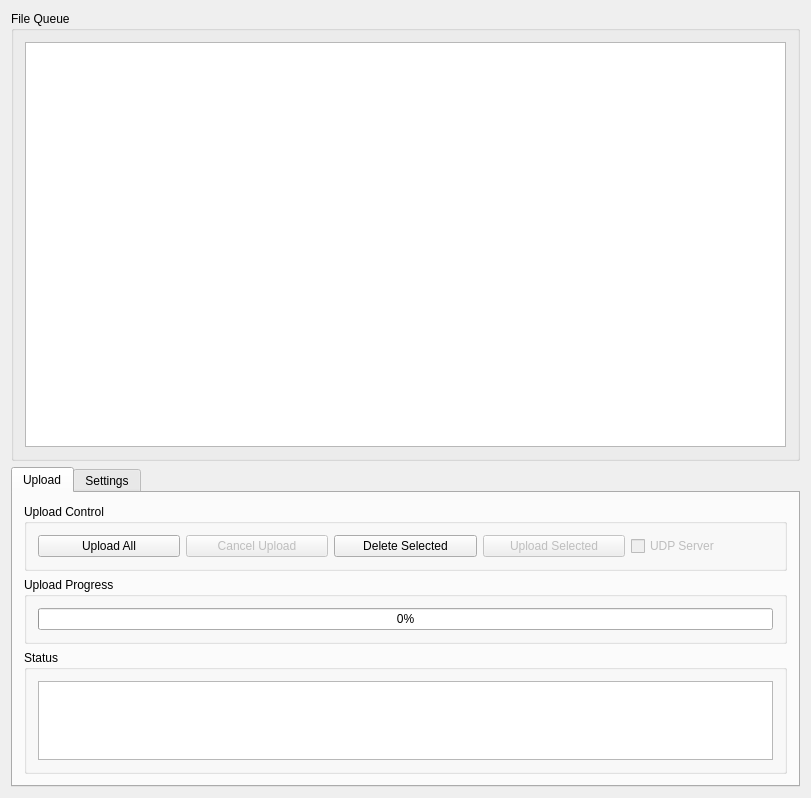
<?xml version="1.0" encoding="UTF-8"?>
<ui version="4.0">
 <class>MainWindow</class>
 <widget class="QMainWindow" name="MainWindow">
  <property name="geometry">
   <rect>
    <x>0</x>
    <y>0</y>
    <width>811</width>
    <height>798</height>
   </rect>
  </property>
  <property name="acceptDrops">
   <bool>true</bool>
  </property>
  <property name="windowTitle">
   <string>Fotomatis Uploader</string>
  </property>
  <widget class="QWidget" name="centralWidget">
   <layout class="QGridLayout" name="gridLayout">
    <item row="0" column="0">
     <widget class="QGroupBox" name="groupBox_2">
      <property name="minimumSize">
       <size>
        <width>450</width>
        <height>450</height>
       </size>
      </property>
      <property name="title">
       <string>File Queue</string>
      </property>
      <layout class="QVBoxLayout" name="verticalLayout">
       <item>
        <widget class="QTableView" name="tabQueue">
         <property name="frameShape">
          <enum>QFrame::StyledPanel</enum>
         </property>
         <property name="frameShadow">
          <enum>QFrame::Sunken</enum>
         </property>
         <property name="selectionMode">
          <enum>QAbstractItemView::SingleSelection</enum>
         </property>
         <property name="selectionBehavior">
          <enum>QAbstractItemView::SelectRows</enum>
         </property>
         <property name="gridStyle">
          <enum>Qt::SolidLine</enum>
         </property>
         <property name="sortingEnabled">
          <bool>false</bool>
         </property>
         <property name="cornerButtonEnabled">
          <bool>false</bool>
         </property>
         <attribute name="horizontalHeaderHighlightSections">
          <bool>false</bool>
         </attribute>
         <attribute name="horizontalHeaderStretchLastSection">
          <bool>true</bool>
         </attribute>
         <attribute name="verticalHeaderVisible">
          <bool>false</bool>
         </attribute>
         <attribute name="verticalHeaderHighlightSections">
          <bool>false</bool>
         </attribute>
        </widget>
       </item>
      </layout>
     </widget>
    </item>
    <item row="1" column="0">
     <widget class="QTabWidget" name="tabWidget">
      <property name="currentIndex">
       <number>0</number>
      </property>
      <widget class="QWidget" name="tab">
       <attribute name="title">
        <string>Upload</string>
       </attribute>
       <layout class="QVBoxLayout" name="verticalLayout_3">
        <item>
         <widget class="QGroupBox" name="groupBox">
          <property name="title">
           <string>Upload Control</string>
          </property>
          <layout class="QHBoxLayout" name="horizontalLayout_2">
           <item>
            <widget class="QPushButton" name="cmdUploadAll">
             <property name="text">
              <string>Upload All</string>
             </property>
            </widget>
           </item>
           <item>
            <widget class="QPushButton" name="pushButton_4">
             <property name="enabled">
              <bool>false</bool>
             </property>
             <property name="text">
              <string>Cancel Upload</string>
             </property>
            </widget>
           </item>
           <item>
            <widget class="QPushButton" name="cmdDeleteSelected">
             <property name="text">
              <string>Delete Selected</string>
             </property>
            </widget>
           </item>
           <item>
            <widget class="QPushButton" name="cmdUploadSelected">
             <property name="enabled">
              <bool>false</bool>
             </property>
             <property name="text">
              <string>Upload Selected</string>
             </property>
            </widget>
           </item>
           <item>
            <widget class="QCheckBox" name="chkUploadServer">
             <property name="enabled">
              <bool>false</bool>
             </property>
             <property name="text">
              <string>UDP Server</string>
             </property>
            </widget>
           </item>
          </layout>
         </widget>
        </item>
        <item>
         <widget class="QGroupBox" name="groupBox_4">
          <property name="title">
           <string>Upload Progress</string>
          </property>
          <layout class="QHBoxLayout" name="horizontalLayout_3">
           <item>
            <widget class="QProgressBar" name="progressUpload">
             <property name="value">
              <number>0</number>
             </property>
            </widget>
           </item>
          </layout>
         </widget>
        </item>
        <item>
         <widget class="QGroupBox" name="groupBox_5">
          <property name="title">
           <string>Status</string>
          </property>
          <layout class="QHBoxLayout" name="horizontalLayout_5">
           <item>
            <widget class="QPlainTextEdit" name="txtDebugConsole">
             <property name="autoFillBackground">
              <bool>false</bool>
             </property>
            </widget>
           </item>
          </layout>
         </widget>
        </item>
        <item>
         <spacer name="verticalSpacer_3">
          <property name="orientation">
           <enum>Qt::Vertical</enum>
          </property>
          <property name="sizeHint" stdset="0">
           <size>
            <width>20</width>
            <height>40</height>
           </size>
          </property>
         </spacer>
        </item>
       </layout>
       <zorder>groupBox</zorder>
       <zorder>groupBox_4</zorder>
       <zorder>verticalSpacer_3</zorder>
       <zorder>groupBox_5</zorder>
      </widget>
      <widget class="QWidget" name="tab_2">
       <attribute name="title">
        <string>Settings</string>
       </attribute>
       <layout class="QVBoxLayout" name="verticalLayout_4">
        <item>
         <widget class="QGroupBox" name="groupBox_3">
          <property name="title">
           <string>Upload Url</string>
          </property>
          <layout class="QVBoxLayout" name="verticalLayout_5">
           <item>
            <layout class="QHBoxLayout" name="horizontalLayout">
             <item>
              <widget class="QLineEdit" name="txtServiceURL">
               <property name="minimumSize">
                <size>
                 <width>500</width>
                 <height>0</height>
                </size>
               </property>
               <property name="text">
                <string>http://manticore.deadmediafm.org:80/dev/upload.php</string>
               </property>
              </widget>
             </item>
             <item>
              <widget class="QPushButton" name="pushButton_5">
               <property name="minimumSize">
                <size>
                 <width>150</width>
                 <height>0</height>
                </size>
               </property>
               <property name="text">
                <string>Set Upload Url</string>
               </property>
              </widget>
             </item>
            </layout>
           </item>
           <item>
            <layout class="QHBoxLayout" name="horizontalLayout_6">
             <item>
              <widget class="QLineEdit" name="txtUserAgent">
               <property name="minimumSize">
                <size>
                 <width>500</width>
                 <height>0</height>
                </size>
               </property>
               <property name="text">
                <string>Fotomatis</string>
               </property>
              </widget>
             </item>
             <item>
              <widget class="QPushButton" name="pushButton_6">
               <property name="minimumSize">
                <size>
                 <width>150</width>
                 <height>0</height>
                </size>
               </property>
               <property name="text">
                <string>Set User Agent</string>
               </property>
              </widget>
             </item>
            </layout>
           </item>
           <item>
            <widget class="QPushButton" name="cmdCreateDB">
             <property name="text">
              <string>Create Database</string>
             </property>
            </widget>
           </item>
          </layout>
         </widget>
        </item>
        <item>
         <spacer name="verticalSpacer">
          <property name="orientation">
           <enum>Qt::Vertical</enum>
          </property>
          <property name="sizeHint" stdset="0">
           <size>
            <width>20</width>
            <height>40</height>
           </size>
          </property>
         </spacer>
        </item>
       </layout>
      </widget>
     </widget>
    </item>
   </layout>
   <zorder>tabWidget</zorder>
   <zorder>groupBox_2</zorder>
  </widget>
 </widget>
 <layoutdefault spacing="6" margin="11"/>
 <resources/>
 <connections/>
</ui>
